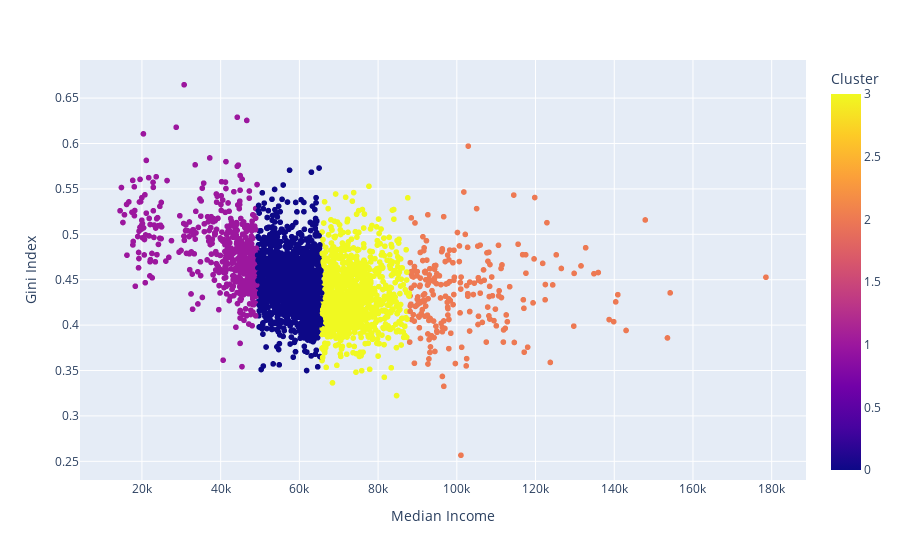

Source (notebook cell):
### Markdown cell above
# `Income vs Inequality`

### Code cell
data = dff[['median_family_income','gini_index']].to_numpy()

kmeans = KMeans(n_clusters=4)
kmeans.fit(data)
y_kmeans = kmeans.predict(data)

px.scatter(x=data[:, 0], y=data[:, 1], color=y_kmeans,
    labels={
            "x": "Median Income",
            "y": "Gini Index",
            "color": "Cluster"
        })

### Figure 1 — Plotly figure (JSON) as saved in the notebook; plotly's stock layout.template omitted (floating-point values rounded to 4 significant figures; data arrays with more than 128 entries replaced by an {"elided": "..."} marker saying what was removed)
{"data": [{"hovertemplate": "Median Income=%{x}<br>Gini Index=%{y}<br>Cluster=%{marker.color}<extra></extra>", "legendgroup": "", "marker": {"color": {"elided": "3219 int values"}, "coloraxis": "coloraxis", "symbol": "circle"}, "mode": "markers", "name": "", "showlegend": false, "type": "scattergl", "x": {"elided": "3219 int values"}, "xaxis": "x", "y": {"elided": "3219 float values"}, "yaxis": "y"}], "layout": {"coloraxis": {"colorbar": {"title": {"text": "Cluster"}}, "colorscale": [[0, "#0d0887"], [0.1111, "#46039f"], [0.2222, "#7201a8"], [0.3333, "#9c179e"], [0.4444, "#bd3786"], [0.5556, "#d8576b"], [0.6667, "#ed7953"], [0.7778, "#fb9f3a"], [0.8889, "#fdca26"], [1, "#f0f921"]]}, "legend": {"tracegroupgap": 0}, "margin": {"t": 60}, "xaxis": {"anchor": "y", "domain": [0, 1], "title": {"text": "Median Income"}}, "yaxis": {"anchor": "x", "domain": [0, 1], "title": {"text": "Gini Index"}}}}
